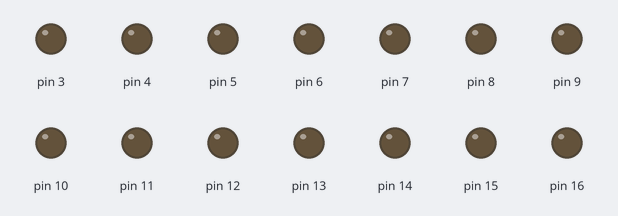
Bench run of a sketch on a simulated Arduino Uno, built with avr-gcc and run on an emulated ATmega328P. Shown: output pins drawn as LEDs (lit = HIGH).

Above: at 0.1 s.
At 1.6 s:
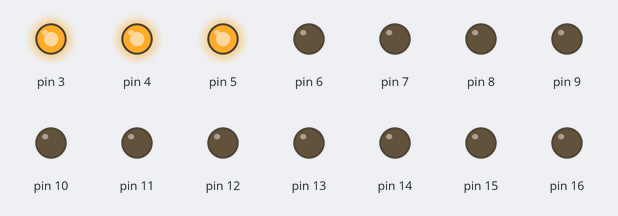
At 2.6 s:
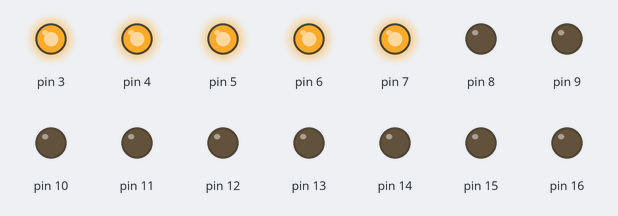
At 3.6 s:
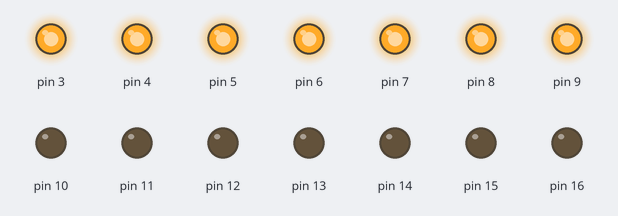
At 5.1 s:
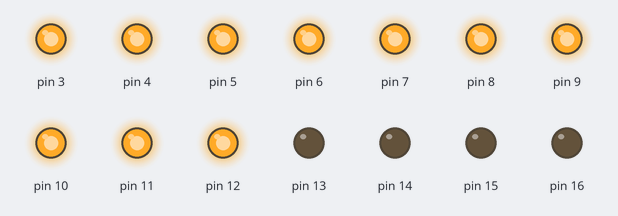
At 7.1 s:
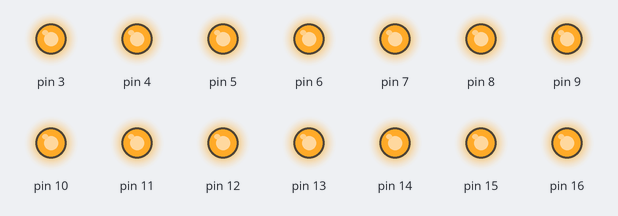
Timing chart, 0 to 8.6 s (numbered marks = the images above):
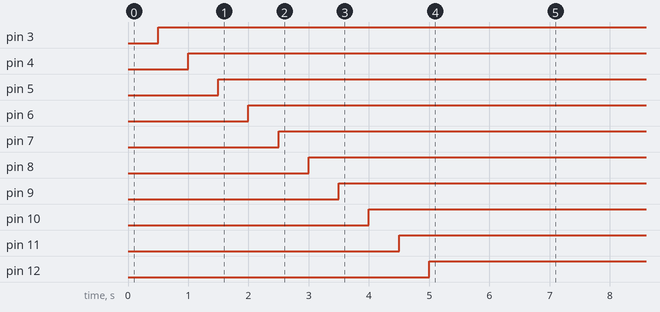

The sketch:

ParteB.ino
```cpp
#define NUM_LEDS 15
#define DELAY 500

#define PRIMER_LED 2

void setup() {
  Serial.begin(9600);
  for (int i = 0; i < NUM_LEDS ; i++){
    pinMode(PRIMER_LED + i, OUTPUT);
  }

}

void loop() {
  for (int i=0; i< NUM_LEDS;i++){
    digitalWrite(PRIMER_LED + i, HIGH);
    delay(DELAY);
  }

}
```

Measured:
- by itself, pin 3: LOW → HIGH at 0.50 s
- by itself, pin 4: LOW → HIGH at 1.0 s
- by itself, pin 5: LOW → HIGH at 1.5 s
- by itself, pin 6: LOW → HIGH at 2.0 s
- by itself, pin 7: LOW → HIGH at 2.5 s
- by itself, pin 8: LOW → HIGH at 3.0 s
- by itself, pin 9: LOW → HIGH at 3.5 s
- by itself, pin 10: LOW → HIGH at 4.0 s
